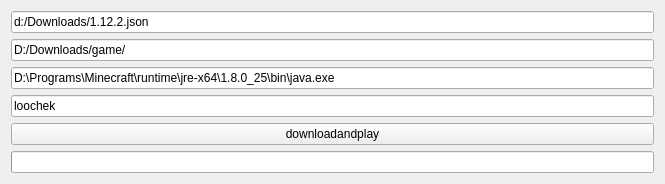
<?xml version="1.0" encoding="UTF-8"?>
<ui version="4.0">
 <class>MainWindow</class>
 <widget class="QMainWindow" name="MainWindow">
  <property name="geometry">
   <rect>
    <x>0</x>
    <y>0</y>
    <width>665</width>
    <height>174</height>
   </rect>
  </property>
  <property name="sizePolicy">
   <sizepolicy hsizetype="Preferred" vsizetype="Fixed">
    <horstretch>0</horstretch>
    <verstretch>0</verstretch>
   </sizepolicy>
  </property>
  <property name="maximumSize">
   <size>
    <width>16777215</width>
    <height>174</height>
   </size>
  </property>
  <property name="windowTitle">
   <string>MainWindow</string>
  </property>
  <widget class="QWidget" name="centralWidget">
   <property name="sizePolicy">
    <sizepolicy hsizetype="Preferred" vsizetype="Fixed">
     <horstretch>0</horstretch>
     <verstretch>0</verstretch>
    </sizepolicy>
   </property>
   <property name="maximumSize">
    <size>
     <width>16777215</width>
     <height>16777215</height>
    </size>
   </property>
   <layout class="QGridLayout" name="gridLayout">
    <item row="0" column="0">
     <layout class="QVBoxLayout" name="verticalLayout">
      <item>
       <widget class="QLineEdit" name="lineEdit">
        <property name="text">
         <string>d:/Downloads/1.12.2.json</string>
        </property>
       </widget>
      </item>
      <item>
       <widget class="QLineEdit" name="lineEdit_2">
        <property name="text">
         <string>D:/Downloads/game/</string>
        </property>
       </widget>
      </item>
      <item>
       <widget class="QLineEdit" name="lineEdit_3">
        <property name="text">
         <string>D:\Programs\Minecraft\runtime\jre-x64\1.8.0_25\bin\java.exe</string>
        </property>
       </widget>
      </item>
      <item>
       <widget class="QLineEdit" name="lineEdit_4">
        <property name="text">
         <string>loochek</string>
        </property>
       </widget>
      </item>
      <item>
       <widget class="QPushButton" name="pushButton_2">
        <property name="text">
         <string>downloadandplay</string>
        </property>
       </widget>
      </item>
      <item>
       <widget class="QProgressBar" name="progressBar">
        <property name="value">
         <number>0</number>
        </property>
        <property name="alignment">
         <set>Qt::AlignCenter</set>
        </property>
        <property name="textVisible">
         <bool>true</bool>
        </property>
        <property name="orientation">
         <enum>Qt::Horizontal</enum>
        </property>
        <property name="invertedAppearance">
         <bool>false</bool>
        </property>
        <property name="textDirection">
         <enum>QProgressBar::TopToBottom</enum>
        </property>
        <property name="format">
         <string/>
        </property>
       </widget>
      </item>
     </layout>
    </item>
   </layout>
  </widget>
 </widget>
 <layoutdefault spacing="6" margin="11"/>
 <resources/>
 <connections/>
</ui>
